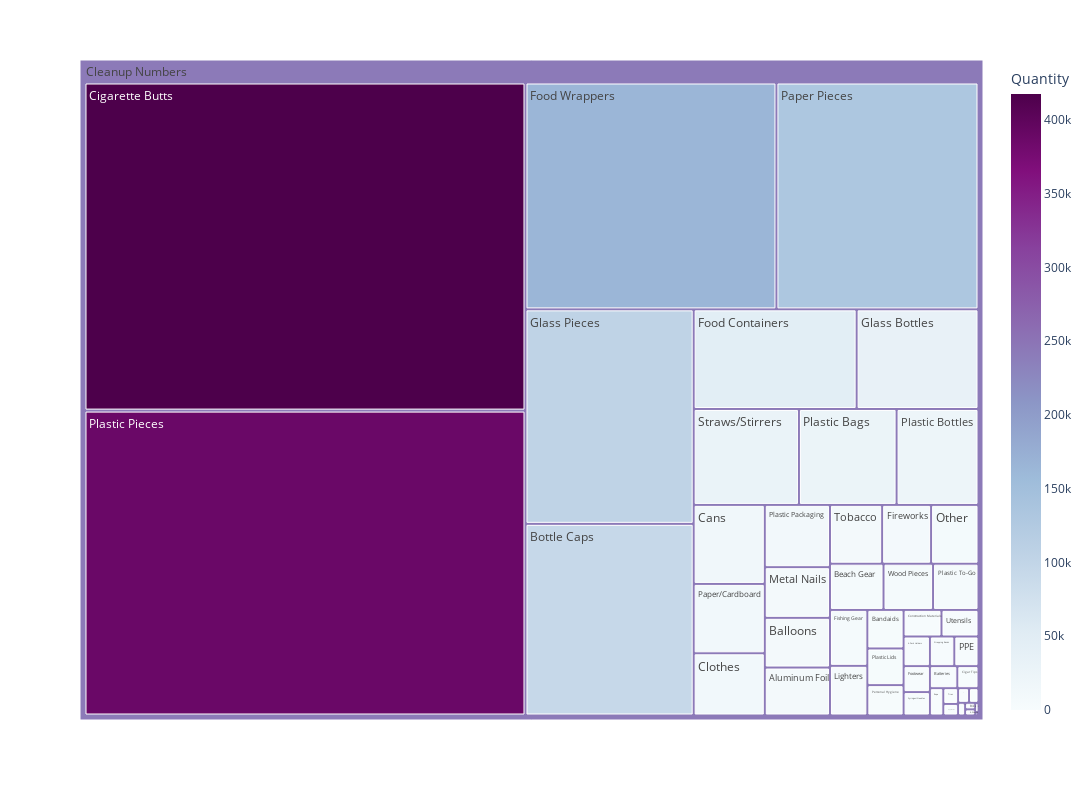

Notebook cell for this chart:
### Markdown cell above
The above graph is a circle packing graph which shows the total number of items cleaned up by Save Our Shores 2013-2022, sorted by the most common categories. In circles too small to fit the item name and quanitity inside, you can hover over the center of the circle to find that information.

We can show the same information as a treemap, see below.

### Code cell
fig = plots.treemap_graph(sos_data)
fig.show()

### Figure 1 — Plotly figure (JSON) as saved in the notebook; plotly's stock layout.template omitted (floating-point values rounded to 4 significant figures)
{"data": [{"branchvalues": "total", "customdata": [[2252], [9020], [494], [398], [9348], [4028], [1746], [7141], [461], [192], [93007], [16212], [29], [257], [1347], [417483], [12761], [2907], [179], [8303], [6034], [46830], [164266], [1970.0], [35026], [104082], [5359], [9526], [8043], [2068], [132263], [14234], [3174], [27025], [22669], [3833], [11713], [388000.0], [6058], [1058], [90], [2090], [29129], [1776], [671.2], [8857], [2837], [6604.0], [242400.0]], "domain": {"x": [0, 1], "y": [0, 1]}, "hovertemplate": "labels=%{label}<br>Quantity_sum=%{value}<br>parent=%{parent}<br>id=%{id}<br>Quantity=%{color}<extra></extra>", "ids": ["Cleanup Numbers/6-Pack Holders", "Cleanup Numbers/Aluminum Foil", "Cleanup Numbers/Appliances", "Cleanup Numbers/Bagged Pet Waste", "Cleanup Numbers/Balloons", "Cleanup Numbers/Bandaids", "Cleanup Numbers/Batteries", "Cleanup Numbers/Beach Gear", "Cleanup Numbers/Beverage Pouches", "Cleanup Numbers/Bikes", "Cleanup Numbers/Bottle Caps", "Cleanup Numbers/Cans", "Cleanup Numbers/Car Batteries", "Cleanup Numbers/Car Parts", "Cleanup Numbers/Cigar Tips", "Cleanup Numbers/Cigarette Butts", "Cleanup Numbers/Clothes", "Cleanup Numbers/Construction Materials", "Cleanup Numbers/E-Waste", "Cleanup Numbers/Fireworks", "Cleanup Numbers/Fishing Gear", "Cleanup Numbers/Food Containers", "Cleanup Numbers/Food Wrappers", "Cleanup Numbers/Footwear", "Cleanup Numbers/Glass Bottles", "Cleanup Numbers/Glass Pieces", "Cleanup Numbers/Lighters", "Cleanup Numbers/Metal Nails", "Cleanup Numbers/Other", "Cleanup Numbers/PPE", "Cleanup Numbers/Paper Pieces", "Cleanup Numbers/Paper/Cardboard", "Cleanup Numbers/Personal Hygiene", "Cleanup Numbers/Plastic Bags", "Cleanup Numbers/Plastic Bottles", "Cleanup Numbers/Plastic Lids", "Cleanup Numbers/Plastic Packaging", "Cleanup Numbers/Plastic Pieces", "Cleanup Numbers/Plastic To-Go", "Cleanup Numbers/Rope", "Cleanup Numbers/Shopping Carts", "Cleanup Numbers/Strapping Bands", "Cleanup Numbers/Straws/Stirrers", "Cleanup Numbers/Syringes/Needles", "Cleanup Numbers/Tires", "Cleanup Numbers/Tobacco", "Cleanup Numbers/Utensils", "Cleanup Numbers/Wood Pieces", "Cleanup Numbers"], "labels": ["6-Pack Holders", "Aluminum Foil", "Appliances", "Bagged Pet Waste", "Balloons", "Bandaids", "Batteries", "Beach Gear", "Beverage Pouches", "Bikes", "Bottle Caps", "Cans", "Car Batteries", "Car Parts", "Cigar Tips", "Cigarette Butts", "Clothes", "Construction Materials", "E-Waste", "Fireworks", "Fishing Gear", "Food Containers", "Food Wrappers", "Footwear", "Glass Bottles", "Glass Pieces", "Lighters", "Metal Nails", "Other", "PPE", "Paper Pieces", "Paper/Cardboard", "Personal Hygiene", "Plastic Bags", "Plastic Bottles", "Plastic Lids", "Plastic Packaging", "Plastic Pieces", "Plastic To-Go", "Rope", "Shopping Carts", "Strapping Bands", "Straws/Stirrers", "Syringes/Needles", "Tires", "Tobacco", "Utensils", "Wood Pieces", "Cleanup Numbers"], "marker": {"coloraxis": "coloraxis", "colors": [2252, 9020, 494, 398, 9348, 4028, 1746, 7141, 461, 192, 93007, 16212, 29, 257, 1347, 417483, 12761, 2907, 179, 8303, 6034, 46830, 164266, 1970.0, 35026, 104082, 5359, 9526, 8043, 2068, 132263, 14234, 3174, 27025, 22669, 3833, 11713, 388000.0, 6058, 1058, 90, 2090, 29129, 1776, 671.2, 8857, 2837, 6604.0, 242400.0]}, "name": "", "parents": ["Cleanup Numbers", "Cleanup Numbers", "Cleanup Numbers", "Cleanup Numbers", "Cleanup Numbers", "Cleanup Numbers", "Cleanup Numbers", "Cleanup Numbers", "Cleanup Numbers", "Cleanup Numbers", "Cleanup Numbers", "Cleanup Numbers", "Cleanup Numbers", "Cleanup Numbers", "Cleanup Numbers", "Cleanup Numbers", "Cleanup Numbers", "Cleanup Numbers", "Cleanup Numbers", "Cleanup Numbers", "Cleanup Numbers", "Cleanup Numbers", "Cleanup Numbers", "Cleanup Numbers", "Cleanup Numbers", "Cleanup Numbers", "Cleanup Numbers", "Cleanup Numbers", "Cleanup Numbers", "Cleanup Numbers", "Cleanup Numbers", "Cleanup Numbers", "Cleanup Numbers", "Cleanup Numbers", "Cleanup Numbers", "Cleanup Numbers", "Cleanup Numbers", "Cleanup Numbers", "Cleanup Numbers", "Cleanup Numbers", "Cleanup Numbers", "Cleanup Numbers", "Cleanup Numbers", "Cleanup Numbers", "Cleanup Numbers", "Cleanup Numbers", "Cleanup Numbers", "Cleanup Numbers", ""], "type": "treemap", "values": [2252, 9020, 494, 398, 9348, 4028, 1746, 7141, 461, 192, 93007, 16212, 29, 257, 1347, 417483, 12761, 2907, 179, 8303, 6034, 46830, 164266, 1970.0, 35026, 104082, 5359, 9526, 8043, 2068, 132263, 14234, 3174, 27025, 22669, 3833, 11713, 388000.0, 6058, 1058, 90, 2090, 29129, 1776, 671.2, 8857, 2837, 6604.0, 1633000.0]}], "layout": {"autosize": false, "coloraxis": {"colorbar": {"title": {"text": "Quantity"}}, "colorscale": [[0, "rgb(247,252,253)"], [0.125, "rgb(224,236,244)"], [0.25, "rgb(191,211,230)"], [0.375, "rgb(158,188,218)"], [0.5, "rgb(140,150,198)"], [0.625, "rgb(140,107,177)"], [0.75, "rgb(136,65,157)"], [0.875, "rgb(129,15,124)"], [1, "rgb(77,0,75)"]]}, "height": 800, "legend": {"tracegroupgap": 0}, "margin": {"t": 60}, "width": 1100}}
